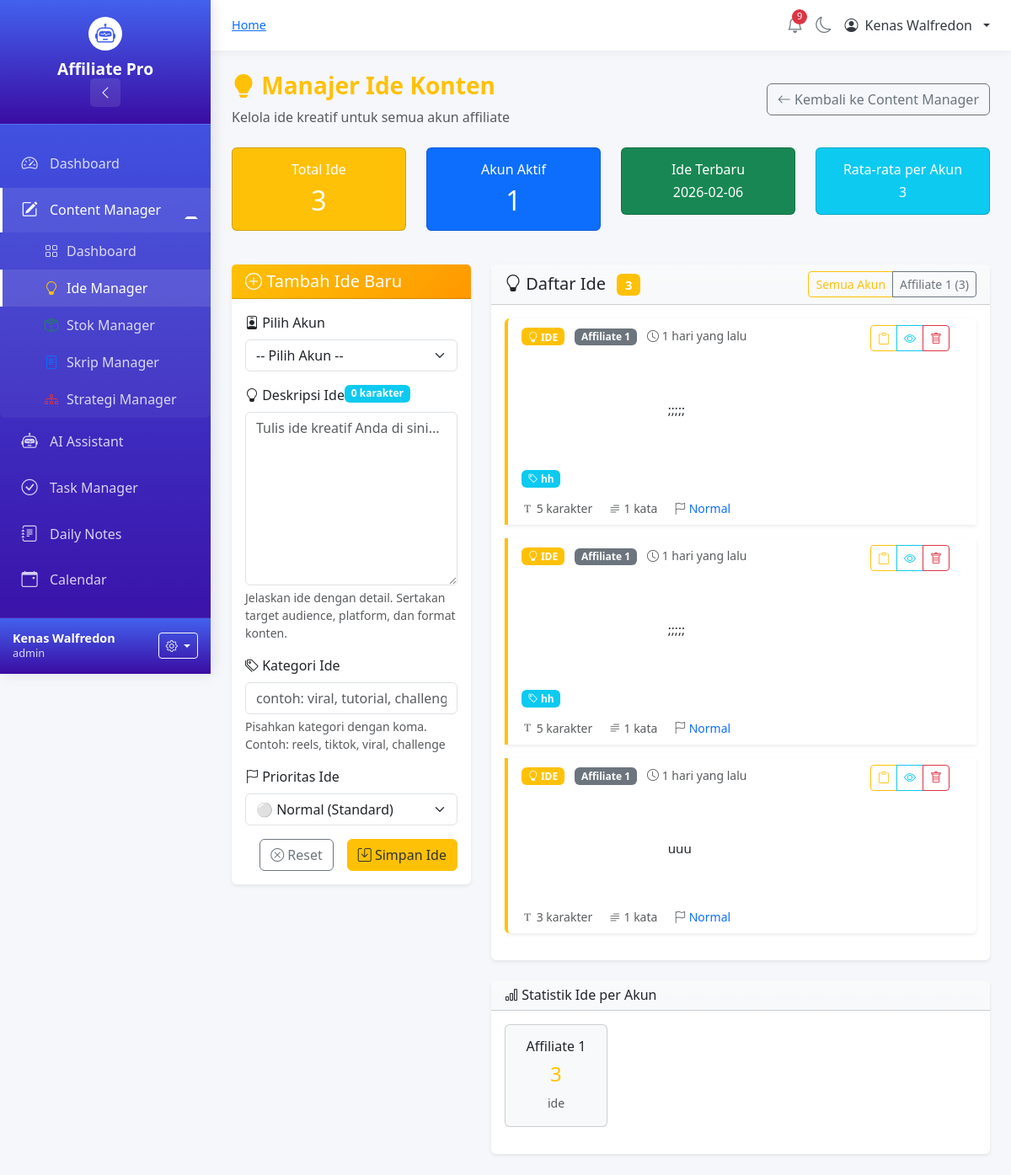
Screenshot of /ide-manager (signed in) with the database file from the repository.
### tables this page shows
CREATE TABLE content (
            id INTEGER PRIMARY KEY AUTOINCREMENT,
            account TEXT NOT NULL,
            category TEXT NOT NULL,
            text TEXT NOT NULL,
            created_at TIMESTAMP DEFAULT CURRENT_TIMESTAMP,
            updated_at TIMESTAMP DEFAULT CURRENT_TIMESTAMP,
            tags TEXT,
            priority TEXT DEFAULT 'normal',
            status TEXT DEFAULT 'active'
        );

### app.py (the view, shortened to what this page needs)
@app.route("/ide-manager", methods=["GET", "POST"])
@login_required
def ide_manager():
    conn = get_db()
    c = conn.cursor()
    c.execute("""
        SELECT id, account, text, created_at, tags, priority
        FROM content
        WHERE category='Ide'
        ORDER BY created_at DESC
    """)
    ide_data = c.fetchall()
    c.execute("""
        SELECT account, COUNT(*) as count
        FROM content
        WHERE category='Ide'
        GROUP BY account
        ORDER BY count DESC
    """)
    ide_counts = c.fetchall()
    conn.close()
    return render_template("ide_manager.html",
                         ide_data=ide_data,
                         ide_counts=ide_counts,
                         accounts=ACCOUNTS)

### templates/ide_manager.html (shortened to what this page needs)
{% extends "base.html" %}
{% block content %}
<div class="ide-manager">
    <div class="row mb-4">
        <div class="col">
            <div class="d-flex justify-content-between align-items-center">
                <div>
                    <h1 class="h3 fw-bold text-warning">
                        <i class="bi bi-lightbulb-fill"></i> Manajer Ide Konten
                    </h1>
                    <p class="text-muted mb-0">Kelola ide kreatif untuk semua akun affiliate</p>
                </div>
                <div>
                    <a href="/content-manager" class="btn btn-outline-secondary">
                        <i class="bi bi-arrow-left"></i> Kembali ke Content Manager
                    </a>
                </div>
            </div>
        </div>
    </div>
    <div class="row mb-4">
        <div class="col-md-3 mb-3">
            <div class="card bg-warning text-white">
                <div class="card-body text-center">
                    <h6 class="card-title">Total Ide</h6>
                    <h2 class="mb-0">{{ ide_data|length }}</h2>
                </div>
            </div>
        </div>
        <div class="col-md-3 mb-3">
            <div class="card bg-primary text-white">
                <div class="card-body text-center">
                    <h6 class="card-title">Akun Aktif</h6>
                    <h2 class="mb-0">{{ ide_counts|length }}</h2>
                </div>
            </div>
        </div>
        <div class="col-md-3 mb-3">
            <div class="card bg-success text-white">
                <div class="card-body text-center">
                    <h6 class="card-title">Ide Terbaru</h6>
                    <h6 class="mb-0">
                        {% if ide_data %}
                            {{ ide_data[0][3][:10] if ide_data[0][3] else '-' }}
                        {% else %}
                            -
                        {% endif %}
                    </h6>
                </div>
            </div>
        </div>
        <div class="col-md-3 mb-3">
            <div class="card bg-info text-white">
                <div class="card-body text-center">
                    <h6 class="card-title">Rata-rata per Akun</h6>
                    <h6 class="mb-0">
                        {% if ide_data|length > 0 and ide_counts|length > 0 %}
                            {{ (ide_data|length / ide_counts|length)|round|int }}
                        {% else %}
                            0
                        {% endif %}
                    </h6>
                </div>
            </div>
        </div>
    </div>
    <div class="row">
        <div class="col-lg-4 mb-4">
            <div class="card shadow-sm border-0 sticky-top" style="top: 20px;">
                <div class="card-header bg-gradient bg-warning text-white">
                    <h5 class="mb-0">
                        <i class="bi bi-plus-circle"></i> Tambah Ide Baru
                    </h5>
                </div>
                <div class="card-body">
                    <form method="POST" action="/add_ide" id="ideForm">
                        <div class="mb-3">
                            <label for="account" class="form-label">
                                <i class="bi bi-person-badge"></i> Pilih Akun
                            </label>
                            <select class="form-select" id="account" name="account" required>
                                <option value="">-- Pilih Akun --</option>
                            </select>
                        </div>
                        <div class="mb-3">
                            <label for="text" class="form-label">
                                <i class="bi bi-lightbulb"></i> Deskripsi Ide
                                <span class="badge bg-info float-end" id="charCount">0 karakter</span>
                            </label>
                            <textarea class="form-control"
                                      id="text"
                                      name="text"
                                      rows="8"
                                      placeholder="Tulis ide kreatif Anda di sini..."
                                      required
                                      oninput="updateCharCount()"></textarea>
                            <div class="form-text">
                                Jelaskan ide dengan detail. Sertakan target audience, platform, dan format konten.
                            </div>
                        </div>
                        <div class="mb-3">
                            <label for="tags" class="form-label">
                                <i class="bi bi-tags"></i> Kategori Ide
                            </label>
                            <input type="text"
                                   class="form-control"
                                   id="tags"
                                   name="tags"
                                   placeholder="contoh: viral, tutorial, challenge, giveaway">
                            <div class="form-text">
                                Pisahkan kategori dengan koma. Contoh: reels, tiktok, viral, challenge
                            </div>
                        </div>
                        <div class="mb-3">
                            <label for="priority" class="form-label">
                                <i class="bi bi-flag"></i> Prioritas Ide
                            </label>
                            <select class="form-select" id="priority" name="priority">
                                <option value="normal" selected>⚪ Normal (Standard)</option>
                            </select>
                        </div>
                        <div class="d-grid gap-2 d-md-flex justify-content-md-end">
                            <button type="reset" class="btn btn-outline-secondary me-2">
                                <i class="bi bi-x-circle"></i> Reset
                            </button>
                            <button type="submit" class="btn btn-warning">
                                <i class="bi bi-save"></i> Simpan Ide
                            </button>
                        </div>
                    </form>
                </div>
            </div>
        </div>
        <div class="col-lg-8">
            <div class="card shadow-sm border-0">
                <div class="card-header bg-gradient bg-light d-flex justify-content-between align-items-center">
                    <h5 class="mb-0">
                        <i class="bi bi-lightbulb"></i> Daftar Ide
                        <span class="badge bg-warning ms-2">{{ ide_data|length }}</span>
                    </h5>
                    <div class="btn-group">
                        <button class="btn btn-sm btn-outline-warning" onclick="filterByAccount('all')">
                            Semua Akun
                        </button>
                        {% for count in ide_counts %}
                        <button class="btn btn-sm btn-outline-secondary" onclick="filterByAccount('{{ count[0] }}')">
                            {{ count[0] }} ({{ count[1] }})
                        </button>
                        {% endfor %}
                    </div>
                </div>
                <div class="card-body">
                    {% if ide_data %}
                    <div class="list-group" id="ideList">
                        {% for item in ide_data %}
                        <div class="list-group-item border-0 mb-3 shadow-sm ide-item"
                             data-account="{{ item[1] }}"
                             data-date="{{ item[3] }}"
                             data-priority="{{ item[5] }}">
                            <div class="d-flex justify-content-between align-items-start">
                                <div class="flex-grow-1 me-3">
                                    <div class="d-flex justify-content-between align-items-start mb-2">
                                        <div>
                                            <span class="badge bg-warning me-2">
                                                <i class="bi bi-lightbulb"></i> IDE
                                            </span>
                                            <span class="badge bg-secondary">
                                                {{ item[1] }}
                                            </span>
                                            <small class="text-muted ms-2">
                                                <i class="bi bi-clock"></i> {{ item[3]|calculate_time_ago }}
                                            </small>
                                        </div>
                                        <div class="btn-group btn-group-sm">
                                            <button class="btn btn-outline-warning btn-sm copy-btn"
                                                    data-content="{{ item[2] }}">
                                                <i class="bi bi-clipboard"></i>
                                            </button>
                                            <button class="btn btn-outline-info btn-sm preview-btn"
                                                    data-content="{{ item[2] }}">
                                                <i class="bi bi-eye"></i>
                                            </button>
                                            <a href="{{ url_for('delete_ide', id=item[0]) }}"
                                               class="btn btn-outline-danger btn-sm"
                                               onclick="return confirm('Hapus ide ini?')">
                                                <i class="bi bi-trash"></i>
                                            </a>
                                        </div>
                                    </div>
                                    <div class="ide-content mb-2">
                                        {% if item[2]|length > 300 %}
                                            <span class="short-text" id="short-{{ item[0] }}">
                                                {{ item[2][:300] }}...
                                                <a href="javascript:void(0)" class="read-more" onclick="toggleReadMore({{ item[0] }})">
                                                    <i class="bi bi-chevron-down"></i> Baca selengkapnya
                                                </a>
                                            </span>
                                            <span class="full-text" id="full-{{ item[0] }}" style="display: none;">
                                                {{ item[2] }}
                                                <a href="javascript:void(0)" class="read-less" onclick="toggleReadLess({{ item[0] }})">
                                                    <i class="bi bi-chevron-up"></i> Sembunyikan
                                                </a>
                                            </span>
                                        {% else %}
                                            {{ item[2] }}
                                        {% endif %}
                                    </div>
                                    {% if item[4] %}
                                    <div class="tags-container mt-2">
                                        {% set tags = item[4].split(',') %}
                                        {% for tag in tags %}
                                            {% if tag.strip() %}
                                            <span class="badge bg-info me-1 mb-1">
                                                <i class="bi bi-tag"></i> {{ tag.strip() }}
                                            </span>
                                            {% endif %}
                                        {% endfor %}
                                    </div>
                                    {% endif %}
                                    <div class="content-stats mt-2">
                                        <small class="text-muted me-3">
                                            <i class="bi bi-fonts"></i> {{ item[2]|length }} karakter
                                        </small>
                                        <small class="text-muted me-3">
                                            <i class="bi bi-text-paragraph"></i>
                                            {% set words = item[2].split() %}
                                            {{ words|length }} kata
                                        </small>
                                        <small class="text-muted">
                                            <i class="bi bi-flag"></i>
                                            {% if item[5] == 'urgent' %}
                                                <span class="text-success">Urgent</span>
                                            {% elif item[5] == 'important' %}
                                                <span class="text-warning">Penting</span>
                                            {% elif item[5] == 'low' %}
                                                <span class="text-secondary">Rendah</span>
                                            {% else %}
                                                <span class="text-primary">Normal</span>
                                            {% endif %}
                                        </small>
                                    </div>
                                </div>
                            </div>
                        </div>
                        {% endfor %}
                    </div>
                    {% else %}
                    <div class="text-center py-5">
                        <i class="bi bi-lightbulb display-1 text-muted"></i>
                        <h5 class="mt-3">Belum ada ide</h5>
                        <p class="text-muted">Mulai tambahkan ide kreatif pertama Anda</p>
                    </div>
                    {% endif %}
                </div>
            </div>
            {% if ide_counts %}
            <div class="card shadow-sm border-0 mt-4">
                <div class="card-header bg-gradient bg-light">
                    <h6 class="mb-0">
                        <i class="bi bi-bar-chart"></i> Statistik Ide per Akun
                    </h6>
                </div>
                <div class="card-body">
                    <div class="row">
                        {% for count in ide_counts %}
                        <div class="col-md-3 mb-3">
                            <div class="card bg-light">
                                <div class="card-body text-center">
                                    <h6 class="card-title text-truncate">{{ count[0] }}</h6>
                                    <h4 class="text-warning">{{ count[1] }}</h4>
                                    <small class="text-muted">ide</small>
                                </div>
                            </div>
                        </div>
                        {% endfor %}
                    </div>
                </div>
            </div>
            {% endif %}
        </div>
    </div>
</div>
{% endblock %}

### rows the page displays
content: created_at "2026-02-06", account "Affiliate 1", id "3", created_at "1 hari yang lalu", text ";;;;;", strip "hh", item "5", words "1", priority "Normal"
content: account "Affiliate 1", created_at "1 hari yang lalu", text ";;;;;", strip "hh", item "5", words "1", priority "Normal"
content: account "Affiliate 1", created_at "1 hari yang lalu", text "uuu", item "3", words "1", priority "Normal"

### other values shown
{{ session.get('username', 'User') }} "Kenas Walfredon"
{{ session.get('user_role', 'User') }} "admin"
{{ unread_notifications }} "9"
{{ ide_data|length }} "3"
{{ ide_counts|length }} "1"
{{ (ide_data|length / ide_counts|length)|round|int }} "3"
